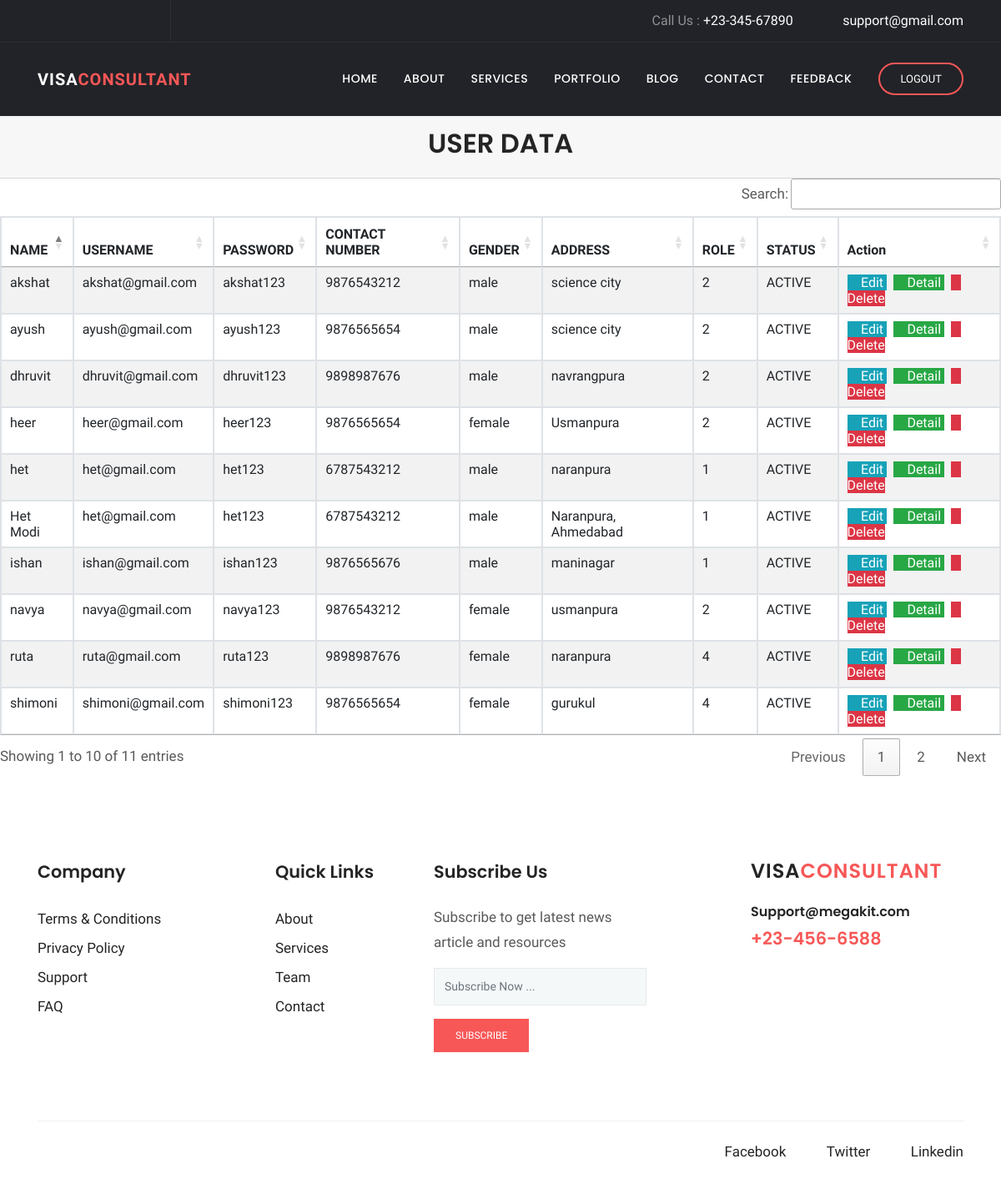
/client/view/, run on the app's committed database.
### client/models.py (models this page shows, shortened)
class user(models.Model):
    EMAIL_ID=models.CharField(max_length=25)
    PHONE_NO=models.IntegerField()
    PASSWORD=models.CharField(max_length=25)
    NAME=models.CharField(max_length=25)
    choice1=(
        ('male','male'),
        ('female','female'),
        ('other','other')
    )
    GENDER=models.CharField(max_length=25,choices=choice1)
    ADDRESS=models.TextField(max_length=25)
    ROLE=models.IntegerField()
    choice2=(
        ('ACTIVE','ACTIVE'),
        ('INACTIVE','INACTIVE')
    )
    STATUS=models.CharField(max_length=25,choices=choice2)

### client/views.py (the view)
# urls.py: path('view/',ListUserView.as_view(),name='user-view'),
class ListUserView(ListView):
    model = user
    context_object_name = 'client'
    template_name = 'client/user_list.html'

### client/templates/client/user_list.html (shortened to what this page needs)
{% load static %}
{% block extra_css %}
      <link rel="stylesheet" href="{% static 'plugins/bootstrap/css/bootstrap.min.css' %}">
      <link rel="stylesheet" href="{% static 'plugins/themify/css/themify-icons.css' %}">
      <link rel="stylesheet" href="{% static 'plugins/fontawesome/css/all.css' %}">
      <link rel="stylesheet" href="{% static 'plugins/magnific-popup/dist/magnific-popup.css' %}">
      <link rel="stylesheet" href="{% static 'plugins/slick-carousel/slick/slick.css' %}">
      <link rel="stylesheet" href="{% static 'plugins/slick-carousel/slick/slick-theme.css' %}">
      <link rel="stylesheet" href="{% static 'css/style.css' %}">
<link rel="stylesheet" href="https://cdn.datatables.net/1.10.25/css/jquery.dataTables.min.css">
<link rel="stylesheet" href="https://cdn.datatables.net/buttons/1.7.1/css/buttons.dataTables.min.css">
<link rel="stylesheet" href="https://cdn.datatables.net/searchbuilder/1.1.0/css/searchBuilder.dataTables.min.css">
<link rel="stylesheet" href="https://cdn.datatables.net/datetime/1.1.0/css/dataTables.dateTime.min.css">
<link rel="stylesheet" href="https://cdn.datatables.net/1.10.25/css/jquery.dataTables.min.css">
<link rel="stylesheet" href="https://cdn.datatables.net/colreorder/1.5.4/css/colReorder.dataTables.min.css">
{% endblock %}
{% block body %}
<header class="navigation">
	<div class="header-top ">
		<div class="container">
			<div class="row justify-content-between align-items-center">
				<div class="col-lg-2 col-md-4">
					<div class="header-top-socials text-center text-lg-left text-md-left">
						<a href="https://www.facebook.com/themefisher" target="_blank"><i class="ti-facebook"></i></a>
						<a href="https://twitter.com/themefisher" target="_blank"><i class="ti-twitter"></i></a>
						<a href="https://github.com/themefisher/" target="_blank"><i class="ti-github"></i></a>
					</div>
				</div>
				<div class="col-lg-10 col-md-8 text-center text-lg-right text-md-right">
					<div class="header-top-info">
						<a href="tel:+23-345-67890">Call Us : <span>+23-345-67890</span></a>
						<a href="mailto:support@gmail.com" ><i class="fa fa-envelope mr-2"></i><span>support@gmail.com</span></a>
					</div>
				</div>
			</div>
		</div>
	</div>
	<nav class="navbar navbar-expand-lg  py-4" id="navbar">
		<div class="container">
		  <a class="navbar-brand" href="{% url 'index' %}">
		  	VISA<span>CONSULTANT</span>
		  </a>
		  <div class="collapse navbar-collapse text-center" id="navbarsExample09">
			<ul class="navbar-nav ml-auto">
			  <li class="nav-item active">
				<a class="nav-link" href="{% url 'index' %}">Home <span class="sr-only">(current)</span></a>
			  </li>
			  <li class="nav-item dropdown">
					<a class="nav-link dropdown-toggle" href="{% url 'about' %}" id="dropdown03" data-toggle="dropdown" aria-haspopup="true" aria-expanded="false">About</a>
			  </li>
			   <li class="nav-item dropdown">
					<a class="nav-link dropdown-toggle" href="{% url 'service' %}" id="dropdown05" data-toggle="dropdown" aria-haspopup="true" aria-expanded="false">Services</a>
			  </li>
			   <li class="nav-item"><a class="nav-link" href="{% url 'project' %}">Portfolio</a></li>
			   <li class="nav-item dropdown">
					<a class="nav-link dropdown-toggle" href="{% url 'blog_grid' %}" id="dropdown05" data-toggle="dropdown" aria-haspopup="true" aria-expanded="false">Blog</a>
			  </li>
			   <li class="nav-item"><a class="nav-link" href="{% url 'contact' %}">Contact</a></li>
			   <li class="nav-item"><a class="nav-link" href="{% url 'feedback' %}">Feedback</a></li>
			</ul>
			<form class="form-lg-inline my-2 my-md-0 ml-lg-4 text-center">
			  <a href="{% url 'logout' %}" class="btn btn-solid-border btn-round-full">Logout</a>
			</form>
		  </div>
		</div>
	</nav>
</header>
              <div class="card-header">
                  <h2 align="center"> USER DATA </h2>
              </div>
                <table id="example1" class="table table-bordered table-striped" id="example1">
                  <thead>
                  <tr>
                      <th>NAME</th>
                      <th>USERNAME</th>
                      <th>PASSWORD</th>
                      <th>CONTACT NUMBER</th>
                      <th>GENDER</th>
                      <th>ADDRESS</th>
                      <th>ROLE</th>
                      <th>STATUS</th>
                      <th>Action</th>
                  </tr>
                  </thead>
                    <tbody>
                        {% for user in client %}
                        <tr>
                            <td>{{ user.NAME }}</td>
                            <td>{{ user.EMAIL_ID }}</td>
                            <td>{{ user.PASSWORD }}</td>
                            <td>{{ user.PHONE_NO }}</td>
                            <td>{{ user.GENDER }}</td>
                            <td>{{ user.ADDRESS }}</td>
                            <td>{{ user.ROLE }}</td>
                            <td>{{ user.STATUS }}</td>
                            <td>
                                <a href="{% url 'user-update'  user.id %}" class="btn-info" >
                                    <i class="fas fa-pencil-alt"></i> Edit
                                </a>
                                <a href="{% url 'user-detail'  user.id %}" class="btn-success">
                                    <i class="fas fa-file-invoice"></i> Detail
                                </a>
                                <a href="{% url 'user-delete'  user.id %}" class="btn-danger">
                                    <i class="fas fa-trash-alt"></i> Delete
                                </a>
                            </td>
                        </tr>
                    {% endfor %}
                  </tbody>
                </table>
<footer class="footer section">
	<div class="container">
		<div class="row">
			<div class="col-lg-3 col-md-6 col-sm-6">
				<div class="widget">
					<h4 class="text-capitalize mb-4">Company</h4>
					<ul class="list-unstyled footer-menu lh-35">
						<li><a href="#">Terms & Conditions</a></li>
						<li><a href="#">Privacy Policy</a></li>
						<li><a href="#">Support</a></li>
						<li><a href="#">FAQ</a></li>
					</ul>
				</div>
			</div>
			<div class="col-lg-2 col-md-6 col-sm-6">
				<div class="widget">
					<h4 class="text-capitalize mb-4">Quick Links</h4>
					<ul class="list-unstyled footer-menu lh-35">
						<li><a href="{% url 'about' %}">About</a></li>
						<li><a href="{% url 'service' %}">Services</a></li>
						<li><a href="{% url 'about' %}">Team</a></li>
						<li><a href="{% url 'contact' %}">Contact</a></li>
					</ul>
				</div>
			</div>
			<div class="col-lg-3 col-md-6 col-sm-6">
				<div class="widget">
					<h4 class="text-capitalize mb-4">Subscribe Us</h4>
					<p>Subscribe to get latest news article and resources  </p>
					<form action="#" class="sub-form">
						<input type="text" class="form-control mb-3" placeholder="Subscribe Now ...">
						<a href="#" class="btn btn-main btn-small">subscribe</a>
					</form>
				</div>
			</div>
			<div class="col-lg-3 ml-auto col-sm-6">
				<div class="widget">
					<div class="logo mb-4">
						<h3>VISA<span>CONSULTANT</span></h3>
					</div>
					<h6><a href="tel:+23-345-67890" >Support@megakit.com</a></h6>
					<a href="mailto:support@gmail.com"><span class="text-color h4">+23-456-6588</span></a>
				</div>
			</div>
		</div>
		<div class="footer-btm pt-4">
			<div class="row">
				<div class="col-lg-6">
				</div>
				<div class="col-lg-6 text-left text-lg-right">
					<ul class="list-inline footer-socials">
						<li class="list-inline-item"><a href="https://www.facebook.com/themefisher"><i class="ti-facebook mr-2"></i>Facebook</a></li>
						<li class="list-inline-item"><a href="https://twitter.com/themefisher"><i class="ti-twitter mr-2"></i>Twitter</a></li>
						<li class="list-inline-item"><a href="https://www.pinterest.com/themefisher/"><i class="ti-linkedin mr-2 "></i>Linkedin</a></li>
					</ul>
				</div>
			</div>
		</div>
	</div>
</footer>
{% endblock %}

### client/static/css/style.css (style rules this page uses)
h1, .h1, h2, .h2, h3, .h3, h4, .h4, h5, .h5, h6, .h6 { font-family: "Poppins", sans-serif; font-weight: 600; color: #242424; }
h2, .h2 { font-size: 2rem; font-weight: 600; line-height: 42px; }
h3, .h3 { font-size: 1.5rem; }
h4, .h4 { font-size: 1.3rem; line-height: 30px; }
h6, .h6 { font-size: 1rem; }
p { line-height: 30px; }
input[type="email"], input[type="password"], input[type="text"], input[type="tel"] { box-shadow: none; height: 45px; outline: none; font-size: 14px; }
.form-control { box-shadow: none; border-radius: 0; }
.btn { display: inline-block; font-size: 14px; font-size: 0.8125rem; font-weight: 400; padding: 1rem 2.5rem; text-transform: uppercase; border-radius: 0; transition: all 0.2s ease; }
.btn-main, .btn-transparent, .btn-small { background: #f75757; color: #fff; transition: all 0.2s ease; }
.btn-solid-border { border: 2px solid #f75757; background: transparent; color: #242424; }
.btn-small { padding: 10px 25px; font-size: 12px; }
.btn-round-full { border-radius: 50px; }
.section { padding: 100px 0; }
.text-color { color: #f75757; }
a { color: #242424; text-decoration: none; }
#navbar { background: #222328; box-shadow: 0 1px 2px rgba(0, 0, 0, 0.05); }
#navbar li { padding-left: 15px; }
#navbar .nav-link { font-family: "Poppins", sans-serif; font-weight: 500; color: #fff; text-transform: uppercase; font-size: 14px; letter-spacing: .5px; transition: all .25s ease; }
#navbar .btn { padding: .5rem 1.5rem; color: #fff; }
.header-top { background: #222328; color: #919194; border-bottom: 1px solid rgba(255, 255, 255, 0.05); }
.header-top .header-top-socials { border-right: 1px solid rgba(255, 255, 255, 0.05); padding: 12px 0px; }
.header-top .header-top-socials a { color: #919194; margin-right: 15px; font-size: 16px; }
.header-top .header-top-info { color: #919194; font-size: 16px; }
.header-top .header-top-info a span { color: #fff; }
.header-top .header-top-info a { margin-left: 35px; color: #919194; }
.navbar-brand { color: #fff; font-weight: 600; letter-spacing: 1px; }
.navbar-brand span { color: #f75757; }
.dropdown-toggle::after { display: none; }
.widget { margin-bottom: 30px; padding-bottom: 35px; }
.footer { padding-bottom: 10px; }
.lh-35 { line-height: 35px; }
.logo { color: #242424; font-weight: 600; letter-spacing: 1px; }
.logo span { color: #f75757; }
.sub-form { position: relative; }
.sub-form .form-control { border: 1px solid rgba(0, 0, 0, 0.06); background: #f5f8f9; }
.footer-btm { border-top: 1px solid rgba(0, 0, 0, 0.06); }
.footer-socials li a { margin-left: 15px; }

### data on the page
user: NAME "shimoni", EMAIL_ID "shimoni@gmail.com", PASSWORD "shimoni123", PHONE_NO "9876565654", GENDER "female", ADDRESS "gurukul", ROLE "4", STATUS "ACTIVE"
user: NAME "ruta", EMAIL_ID "ruta@gmail.com", PASSWORD "ruta123", PHONE_NO "9898987676", GENDER "female", ADDRESS "naranpura", ROLE "4", STATUS "ACTIVE"
user: NAME "het", EMAIL_ID "het@gmail.com", PASSWORD "het123", PHONE_NO "6787543212", GENDER "male", ADDRESS "naranpura", ROLE "1", STATUS "ACTIVE"
user: NAME "akshat", EMAIL_ID "akshat@gmail.com", PASSWORD "akshat123", PHONE_NO "9876543212", GENDER "male", ADDRESS "science city", ROLE "2", STATUS "ACTIVE"
user: NAME "ishan", EMAIL_ID "ishan@gmail.com", PASSWORD "ishan123", PHONE_NO "9876565676", GENDER "male", ADDRESS "maninagar", ROLE "1", STATUS "ACTIVE"
user: NAME "Het Modi", EMAIL_ID "het@gmail.com", PASSWORD "het123", PHONE_NO "6787543212", GENDER "male", ADDRESS "Naranpura, Ahmedabad", ROLE "1", STATUS "ACTIVE"
user: NAME "navya", EMAIL_ID "navya@gmail.com", PASSWORD "navya123", PHONE_NO "9876543212", GENDER "female", ADDRESS "usmanpura", ROLE "2", STATUS "ACTIVE"
user: NAME "heer", EMAIL_ID "heer@gmail.com", PASSWORD "heer123", PHONE_NO "9876565654", GENDER "female", ADDRESS "Usmanpura", ROLE "2", STATUS "ACTIVE"
user: NAME "ayush", EMAIL_ID "ayush@gmail.com", PASSWORD "ayush123", PHONE_NO "9876565654", GENDER "male", ADDRESS "science city", ROLE "2", STATUS "ACTIVE"
user: NAME "dhruvit", EMAIL_ID "dhruvit@gmail.com", PASSWORD "dhruvit123", PHONE_NO "9898987676", GENDER "male", ADDRESS "navrangpura", ROLE "2", STATUS "ACTIVE"
